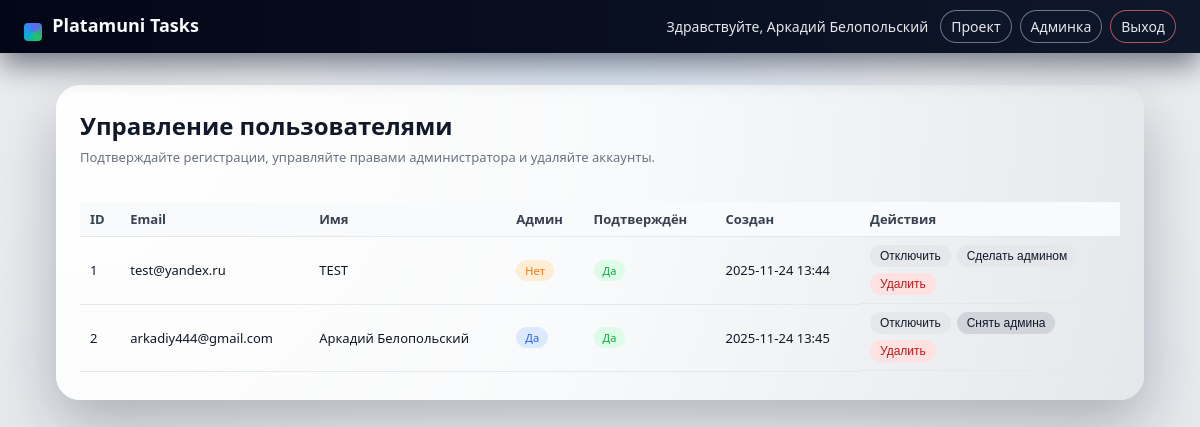
The app's page /admin/users (signed in) with its own data.
### models.py (models this page shows)
class User(db.Model):
    __tablename__ = "users"
    id = db.Column(db.Integer, primary_key=True)
    email = db.Column(db.String(255), unique=True, nullable=False)
    name = db.Column(db.String(255), nullable=False)
    password_hash = db.Column(db.String(255), nullable=False)
    created_at = db.Column(db.DateTime, default=datetime.utcnow, nullable=False)
    is_admin = db.Column(db.Boolean, default=False, nullable=False)
    is_approved = db.Column(db.Boolean, default=False, nullable=False)

### app.py (the view, shortened to what this page needs)
    @app.route("/admin/users", methods=["GET", "POST"])
    @login_required
    @admin_required
    def admin_users():
        users = User.query.order_by(User.id).all()
        return render_template("admin_users.html", users=users)

### templates/admin_users.html (shortened to what this page needs)
{% extends "base.html" %}
{% block content %}
<div class="dashboard">
    <div class="dashboard-header">
        <div>
            <h1 class="dashboard-title">Управление пользователями</h1>
            <p class="dashboard-subtitle">
                Подтверждайте регистрации, управляйте правами администратора и удаляйте аккаунты.
            </p>
        </div>
    </div>
    <div class="objects-section">
        <table class="object-table">
            <thead>
                <tr>
                    <th>ID</th>
                    <th>Email</th>
                    <th>Имя</th>
                    <th>Админ</th>
                    <th>Подтверждён</th>
                    <th>Создан</th>
                    <th class="actions-col">Действия</th>
                </tr>
            </thead>
            <tbody>
                {% for user in users %}
                <tr>
                    <td>{{ user.id }}</td>
                    <td>{{ user.email }}</td>
                    <td>{{ user.name }}</td>
                    <td>
                        {% if user.is_admin %}
                            <span class="status-pill status-pill-admin">Да</span>
                        {% else %}
                            <span class="status-pill status-pill-warn">Нет</span>
                        {% endif %}
                    </td>
                    <td>
                        {% if user.is_approved %}
                            <span class="status-pill status-pill-ok">Да</span>
                        {% else %}
                            <span class="status-pill status-pill-warn">Нет</span>
                        {% endif %}
                    </td>
                    <td>{{ user.created_at.strftime('%Y-%m-%d %H:%M') if user.created_at else '' }}</td>
                    <td class="admin-actions">
                        <form method="post" class="inline-form">
                            <button type="submit" class="small-button">
                                {% if user.is_approved %}Отключить{% else %}Включить{% endif %}
                            </button>
                        </form>
                        {% if not user.is_admin %}
                        <form method="post" class="inline-form">
                            <button type="submit" class="small-button">
                                Сделать админом
                            </button>
                        </form>
                        {% else %}
                        <form method="post" class="inline-form">
                            <button type="submit" class="small-button secondary">
                                Снять админа
                            </button>
                        </form>
                        {% endif %}
                        <form method="post" class="inline-form">
                            <button type="submit" class="small-button danger">
                                Удалить
                            </button>
                        </form>
                    </td>
                </tr>
                {% endfor %}
            </tbody>
        </table>
    </div>
</div>
{% endblock %}

### templates/base.html (shortened to what this page needs)
<!doctype html>
<html lang="ru">
<head>
    <link
        rel="stylesheet"
        href="{{ url_for('static', filename='styles.css') }}"
    >
</head>
<body>
<header class="main-header">
    <div class="header-left">
        <span class="logo-logo">◼</span>
        <span class="logo-text">Platamuni Tasks</span>
    </div>
    <div class="header-right">
        {% if session.get('user_name') %}
            <span class="user-name">Здравствуйте, {{ session.get('user_name') }}</span>
            <a class="header-link" href="{{ url_for('dashboard') }}">Проект</a>
            {% if session.get('is_admin') %}
                <a class="header-link" href="{{ url_for('admin_users') }}">Админка</a>
            {% endif %}
            <a class="header-link danger" href="{{ url_for('logout') }}">Выход</a>
        {% else %}
            <a class="header-link primary" href="{{ url_for('login') }}">Вход</a>
            <a class="header-link" href="{{ url_for('register') }}">Регистрация</a>
        {% endif %}
    </div>
</header>
<main class="main-container">
    {% block content %}{% endblock %}
</main>
</body>
</html>

### static/styles.css (style rules this page uses)
:root { --bg-body: #f3f4f6; --bg-header: #0b1120; --bg-card: #ffffff; --border-subtle: #e5e7eb; --text-main: #111827; --text-muted: #6b7280; --accent: #2563eb; --accent-soft: #dbeafe; --danger: #dc2626; --danger-soft: #fee2e2; --success: #16a34a; --success-soft: #dcfce7; --warn: #f97316; --warn-soft: #ffedd5; }
* { box-sizing: border-box; }
body { margin: 0; font-family: system-ui, -apple-system, BlinkMacSystemFont, "Segoe UI", sans-serif; background: radial-gradient(circle at top, #e5f0ff 0, #f3f4f6 45%, #e5e7eb 100%); color: var(--text-main); }
.main-header { display: flex; justify-content: space-between; align-items: center; padding: 10px 24px; background: linear-gradient(90deg, #020617, #0f172a); color: #f9fafb; position: sticky; top: 0; z-index: 10; box-shadow: 0 12px 30px rgba(15, 23, 42, 0.55); }
.logo-logo { display: inline-flex; align-items: center; justify-content: center; width: 18px; height: 18px; border-radius: 4px; background: conic-gradient(from 140deg, #22c55e, #0ea5e9, #6366f1, #22c55e); margin-right: 6px; font-size: 0; }
.logo-text { font-weight: 600; font-size: 18px; }
.header-right { display: flex; align-items: center; gap: 8px; }
.header-link { color: #e5e7eb; text-decoration: none; font-size: 14px; padding: 6px 10px; border-radius: 999px; border: 1px solid rgba(148, 163, 184, 0.7); background: rgba(15, 23, 42, 0.65); backdrop-filter: blur(10px); }
.header-link.danger { border-color: rgba(248, 113, 113, 0.7); }
.user-name { font-size: 14px; margin-right: 4px; color: #e5e7eb; }
.main-container { max-width: 1120px; margin: 32px auto; padding: 0 16px 40px 16px; }
.dashboard { background: radial-gradient(circle at top left, #ffffff 0, #f9fafb 50%, #e5e7eb 100%); padding: 24px 24px 28px 24px; border-radius: 24px; box-shadow: 0 24px 60px rgba(15, 23, 42, 0.28); }
.dashboard-header { display: flex; justify-content: space-between; align-items: flex-start; gap: 16px; flex-wrap: wrap; }
.dashboard-title { margin-top: 0; margin-bottom: 6px; font-size: 24px; }
.dashboard-subtitle { margin-top: 0; margin-bottom: 12px; font-size: 13px; color: var(--text-muted); }
.objects-section { margin-top: 24px; }
.object-table { width: 100%; border-collapse: collapse; margin-top: 16px; font-size: 13px; }
.object-table thead { background-color: #f9fafb; }
.object-table th, .object-table td { padding: 8px 10px; border-bottom: 1px solid var(--border-subtle); text-align: left; }
.object-table th { font-weight: 600; color: #374151; }
.actions-col { width: 260px; }
.inline-form { display: inline-block; }
.small-button { padding: 4px 10px; font-size: 12px; border-radius: 999px; border: none; cursor: pointer; background-color: #e5e7eb; color: #111827; }
.small-button.secondary { background-color: #d1d5db; }
.small-button.danger { background-color: #fee2e2; color: #b91c1c; }
.status-pill { display: inline-flex; align-items: center; padding: 2px 8px; border-radius: 999px; border: 1px solid var(--border-subtle); font-size: 11px; color: var(--text-muted); background-color: #f9fafb; }
.status-pill-admin { border-color: var(--accent-soft); color: var(--accent); background-color: var(--accent-soft); }
.status-pill-ok { border-color: var(--success-soft); color: var(--success); background-color: var(--success-soft); }
.status-pill-warn { border-color: var(--warn-soft); color: var(--warn); background-color: var(--warn-soft); }
.admin-actions { display: flex; flex-wrap: wrap; gap: 6px; }

### records on screen
User: get "Аркадий Белопольский", id "2", email "arkadiy444@gmail.com", name "Аркадий Белопольский", is_admin "Да", is_approved "Да", created_at "2025-11-24 13:45"
User: id "1", email "test@yandex.ru", name "TEST", is_admin "Нет", is_approved "Да", created_at "2025-11-24 13:44"
